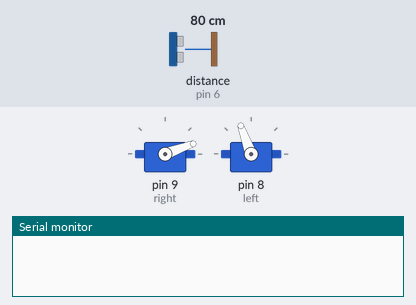
This sketch was run on a simulated Arduino Uno, built with avr-gcc and run on an emulated ATmega328P. Parts: 2 × servo, the last lines printed to the serial monitor. Wiring (inferred from the names in the program): ultrasonic range finder: trigger pin 7; echo pin 6. Inputs (shaded band) come from the test bench; at power-on: distance to the obstacle (sensor on pin 6) 80 cm. The echo pulse lasts 58.3 µs per cm; random numbers use the default seed unless the sketch sets one.

Above: at 1.2 s.
1.3 s: distance to the obstacle (sensor on pin 6) set to 24 cm
2.8 s: distance to the obstacle (sensor on pin 6) set to 20 cm
At 3.0 s:
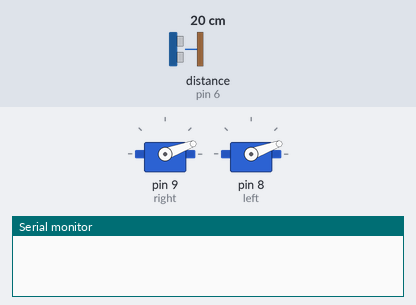
At 3.9 s:
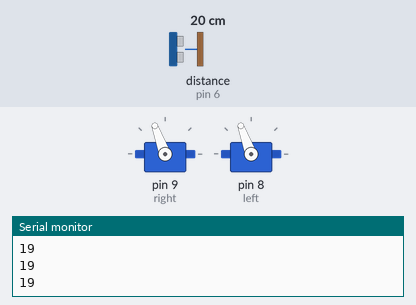
5.8 s: distance to the obstacle (sensor on pin 6) set to 35 cm
Timing chart, 0 to 8.8 s (numbered marks = the images above; inputs shaded):
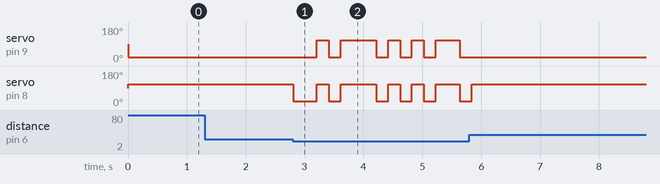

The sketch:

UR_Code.ino
```cpp
#include <Servo.h> // Includes the Servo library

#define trigPin 7 // attach the trigPin to pin 7
#define echoPin 6 // attach the echoPin to pin 6


Servo right;// creat servo object to control
Servo left; // creat servo object to control
int duration, distance;

void setup() {
  Serial.begin (9600);
  pinMode(trigPin, OUTPUT); //trigpin is set as output
  pinMode(echoPin, INPUT); // echopin is set as input
  right.attach(9); // attach the right servo to pin 9
  left.attach(8);  // attach the left servo to pin 8

}

void loop() {
  long duration, distance;
  digitalWrite(trigPin, LOW);//sets the trigpin to give low pulse
  delayMicroseconds(2);
  digitalWrite(trigPin, HIGH);//sets the trigpin1 to give high pulse
  delayMicroseconds(10);
  digitalWrite(trigPin, LOW);//sets the trigpin1 to give low pulse
  duration = pulseIn(echoPin, HIGH);
  distance = (duration / 2) / 29.1;// convert time to distance

  if (distance <= 20) { // if distance is less than or equal to 20
    if (random(10) < 5) // randomly between 1 to 5 choose wheither
      rightturn(); // to turn right
    else           //
      leftturn(); // turn left
    delay(200);   // dellay for 200 milliseconds
    Serial.println(distance);
  } else {  // if distance is not less than or equal to 20
    drive(); // drive forwaeds
  }
}


void drive() {
  right.write(20);//sets the servo to scaled direction (20)
  left.write(110);//sets the servo to scaled direction (110)
}

void rightturn() {
  right.write(110);//sets the servo to scaled direction (110)
  left.write(110);//sets the servo to scaled direction (110)
}

void leftturn() {
  right.write(20);//sets the servo to scaled direction (20)
  left.write(20);//sets the servo to scaled direction (20)
}
```

Measured:
- the behaviour switches between 22 and 21 cm on distance to the obstacle (sensor on pin 6) (found by bisection; images 0 and 1)
- after the input at 1.3 s, every drawn part: stays the same
- after the input at 2.8 s, servo on pin 9 (right): 20° → 110° after 0.41 s, → 20° 0.20 s later, → 110° 0.20 s later, → 20° 0.61 s later, … (10 changes in this stretch); servo on pin 8 (left): 110° → 20° at once, → 110° 0.40 s later, → 20° 0.20 s later, → 110° 0.20 s later, … (11 changes in this stretch)
